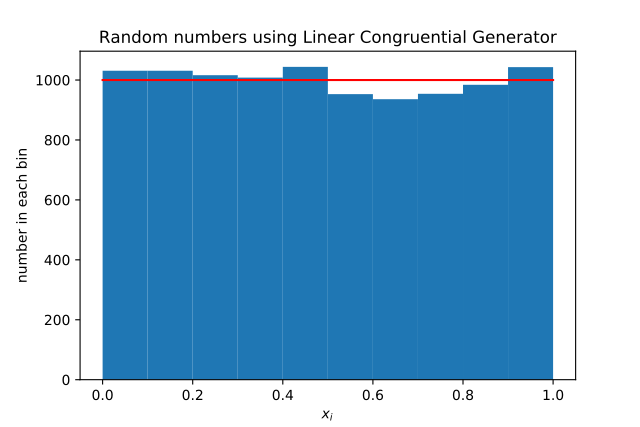

Generate this figure with Python:
"""
Author: Pruthvi Suryadevara
Email:  pruthvi.suryadevara@tifr.res.in
Finding Random numbers using linear congruential generator

"""

import numpy as np
import matplotlib.pyplot as plt
import time


def LCG(n, seed=1): 
    m = 2**31
    a = 1103515245
    c = 12345
    x = seed
    y = np.zeros(n)
    y[0] = (a*x + c) % m
    for i in range(n-1):
        y[i+1] = (a*y[i] + c) % m
    y = y/(m-1)
    return(y)


n = 10000
strt_time = time.time()
y = LCG(n)
end_time = time.time()
print(end_time-strt_time)
plt.hist(y)
plt.title("Random numbers using Linear Congruential Generator")
plt.xlabel("$x_i$")
plt.ylabel("number in each bin")
x = np.linspace(0, 1, 100)
y = n/10*np.ones(len(x))
plt.plot(x, y, 'r')
plt.show()
